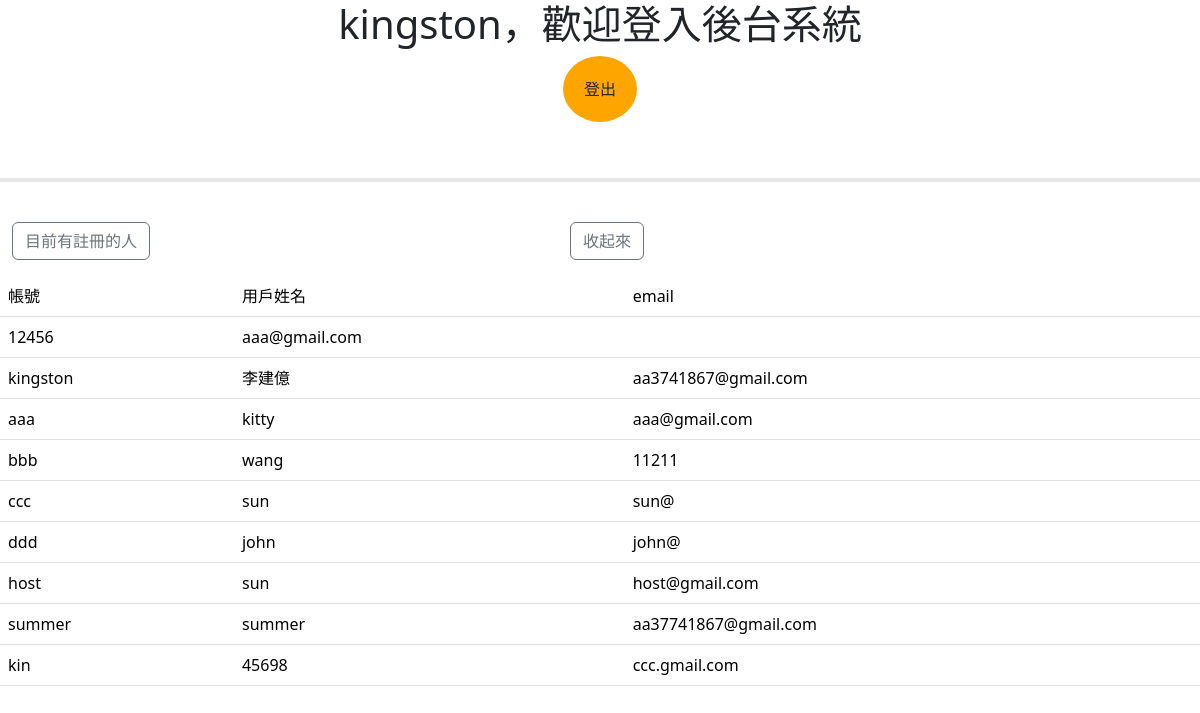
Before: /web_app/home_list/ (signed in) with the older database file.
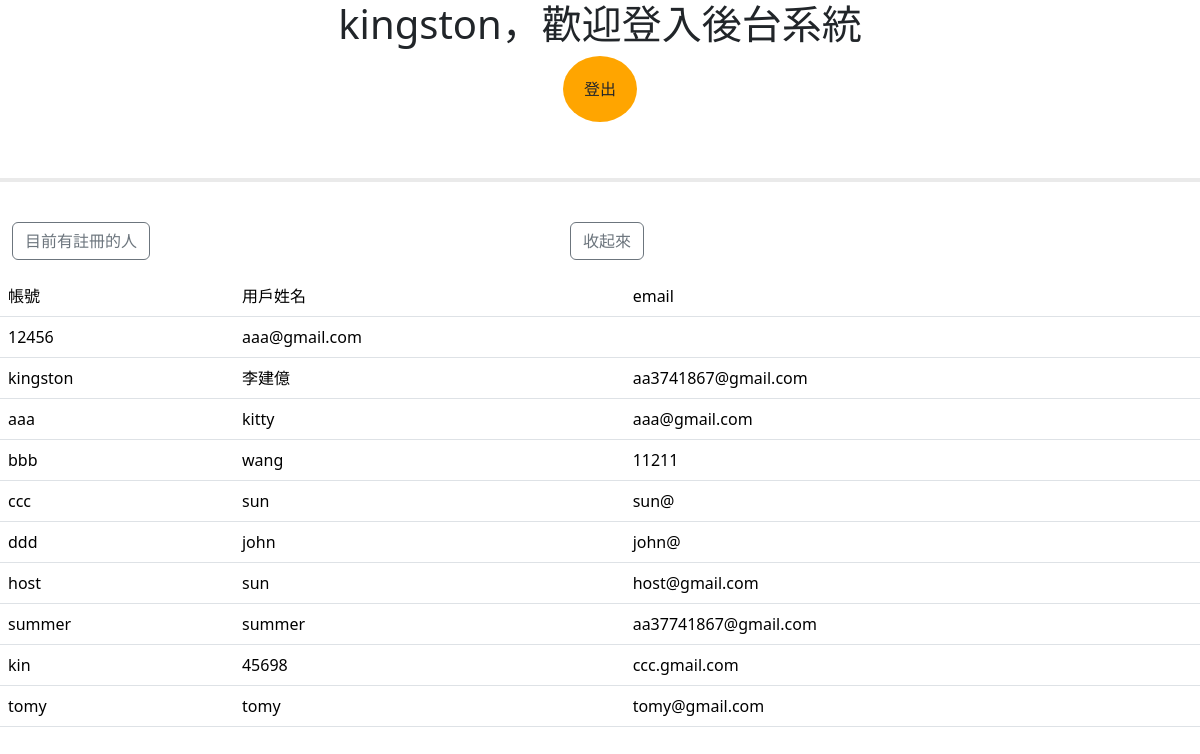
After: the same page with the newer database file.
### web_app/models.py (models this page shows)
class Visitor(models.Model):
    user = models.CharField(max_length = 30)
    password = models.CharField(max_length = 20)
    name = models.CharField(max_length = 50)
    email = models.CharField(max_length = 30)
    vertified = models.BooleanField(default = False)
    class Meta:
        db_table = "visitor"

### web_app/views.py (the view)
class Homelist(ListView):
    model = Visitor
    template_name = "home_list.html"
    context_object_name = "db_list"
    def get_context_data(self,**kwargs):     #overwriting get_context_data --> **kwargs = {}
        context = super().get_context_data(**kwargs)
        context['username'] = self.request.session["login_user"]
        return context

### templates/home_list.html
{% extends "home.html" %}
{% block list %}
{% for db in db_list %}
<tr>
    <td> {{db.user}} </td>
    <td> {{db.name}} </td>
    <td> {{db.email}}</td>
</tr>
{% endfor %}
{% endblock %}

### templates/home.html (shortened to what this page needs)
<!DOCTYPE html>
<html>
    {% load django_bootstrap5%}
<head>
    {% bootstrap_css %} {% bootstrap_javascript%}
    {% load static %}
    <link rel="stylesheet" type="text/css" href="{% static 'css/home.css' %}">
</head>
<body>
    <header class="container">
        <div class="row col">
            <h1> {{ username }}，歡迎登入後台系統 </h1>
            <form action="{% url 'logout' %}" method= "get">
                <p><input id="logout" class="btn" type="submit" value="登出" /></p>
            </form>
        </div>
    </header>
    <br><hr><br>
    <div class="container row d-flex flex-row">
        <div class="col">
        <form action="{% url 'home_list' %}">
            <p><input class="btn btn-outline-secondary" type="submit" value="目前有註冊的人"/></p>
        </form>
        </div>
        <div class="col">
        <form action="{% url 'home' %}">
            <p><input class="btn btn-outline-secondary" type="submit" value="收起來"/></p>
        </form>
        </div>
    </div>
    <table class="table table-hover">
        <tr>
            <td> 帳號 </td>
            <td> 用戶姓名 </td>
            <td> email</td>
        </tr>
        {% block list %}{% endblock %}
    </table>
</body>
</html>

### static/css/home.css (style rules this page uses)
header { text-align: center; }
hr { border: 2px solid #acacac; }
#logout { border-radius: 50%; background-color: orange; padding : 20px; }

Changed rows visible on the page:
added Visitor: user "tomy", name "tomy", email "tomy@gmail.com"
